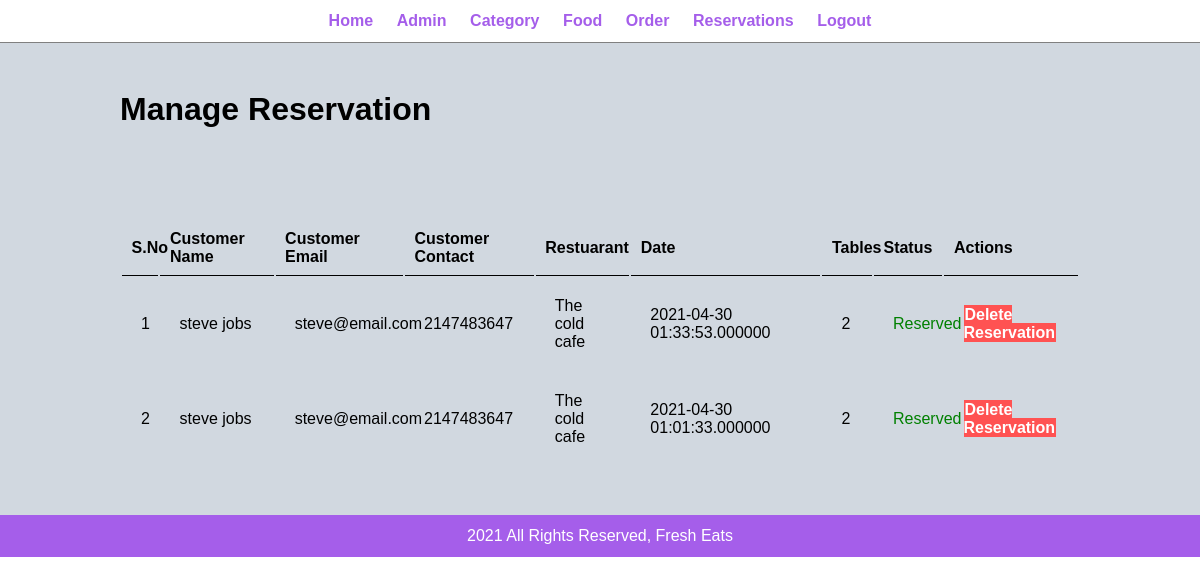
Screenshot of /admin/manage-reservation.php (signed in) with the database file from the repository.
### tables this page shows
CREATE TABLE `tbl_reservation` (
  `id` int(11) UNSIGNED NOT NULL,
  `customer_name` varchar(50) NOT NULL,
  `customer_email` varchar(30) NOT NULL,
  `customer_contact` int(20) NOT NULL,
  `restaurant` varchar(50) NOT NULL,
  `date` datetime(6) NOT NULL,
  `tables` int(10) NOT NULL,
  `status` varchar(20) NOT NULL
);

### admin/manage-reservation.php (the view, shortened to what this page needs)
<?php include('partials/menu.php'); ?>
<div class="main-content">
	<div class="wrapper">
    	<h1>Manage Reservation</h1>
    	<br /> <br/> <br />
		<br><br>
			<table class="tbl-full">
				<tr>
					<th>S.No</th>
					<th>Customer Name</th>
					<th>Customer Email</th>
					<th>Customer Contact</th>
					<th>Restuarant</th>
					<th>Date</th>
					<th>Tables</th>
					<th>Status</th>
					<th>Actions</th>
				</tr>
				<?php
				    $sql = "SELECT * FROM tbl_reservation ORDER BY id DESC";
				    $res = mysqli_query($conn, $sql);
				    $count = mysqli_num_rows($res);
				    $sn=1;
				    if($count>0)
				    {
				    	while($row=mysqli_fetch_assoc($res))
				    	{
				    		$id=$row['id'];
				    		$customer_name=$row['customer_name'];
				    		$customer_email=$row['customer_email'];
				    		$customer_contact=$row['customer_contact'];
				    		$restaurant=$row['restaurant'];
				    		$date=$row['date'];
				    		$tables=$row['tables'];
				    		$status=$row['status'];
				    		?>
				    		<tr>
					            <td><?php echo $sn++; ?></td>
					            <td><?php echo $customer_name; ?></td>
					            <td><?php echo $customer_email; ?></td>
					            <td><?php echo $customer_contact; ?></td>
					            <td><?php echo $restaurant; ?></td>
					            <td><?php echo $date; ?></td>
					            <td><?php echo $tables; ?></td>
					            <td>
					            	<?php
					            	    if($status=="Reserved")
					            	    {
					            	    	echo "<label style='color: green'>$status</label>";
					            	    }
					            	    elseif($status=="Pending")
					            	    {
					            	    	echo "<label style='color: orange'>$status</label>";
					            	    }
					            	    elseif($status=="Cancelled")
					            	    {
					            	    	echo "<label style='color: red'>$status</label>";
					            	    }
					            	?>
					            </td>
					            <td>
					            	<a href="<?php echo SITEURL; ?>admin/delete-reservation.php?id=<?php echo $id; ?>" class="btn-delete">Delete Reservation</a>
					            </td>
				            </tr>
				    		<?php
				    	}
				    }
				    else
				    {
				    	echo "<tr><td class = 'error' colspan=''>NO reservations made.</td></tr>";
				    }
				?>
			</table>
    </div>
</div>
<?php include('partials/footer.php'); ?>

### css/admin.css (style rules this page uses)
* { margin: 0; padding: 0; font-family: Arial, Helvetica, sans-serif; }
.wrapper { padding: 1%; width: 80%; margin: 0 auto; }
.tbl-full { width: 100%; }
table tr th { border-bottom: 1px solid black; padding: 1%; text-align: left; }
table tr td { padding: 2%; }
.btn-delete { background-color: #ff5252; color: white; cursor: pointer; padding: 1%; text-decoration: none; font-weight: bold; }
.main-content { background-color: #d1d8e0; padding: 3% 0; }

### rows the page displays
tbl_reservation: customer_name "steve jobs", customer_email "steve@email.com", customer_contact "2147483647", restaurant "The cold cafe", date "2021-04-30 01:33:53.000000", tables "2", status "Reserved"
tbl_reservation: customer_name "steve jobs", customer_email "steve@email.com", customer_contact "2147483647", restaurant "The cold cafe", date "2021-04-30 01:01:33.000000", tables "2", status "Reserved"
